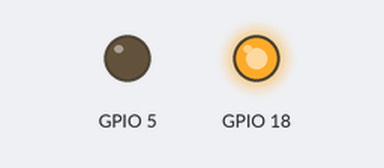
Simulated run of this sketch. Board: ESP32. Shown: output pins drawn as LEDs (lit = HIGH). What the sketch prints to the serial monitor is not drawn.

Above: at 1.0 s.
At 3.0 s:
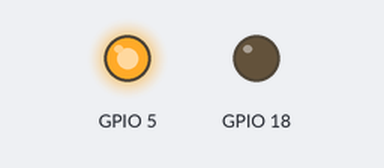
Timing chart, 0 to 5.2 s (numbered marks = the images above):
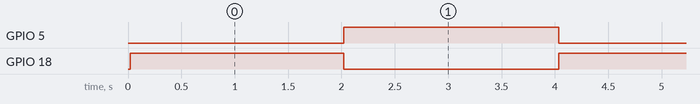

Measured:
- by itself, GPIO 5, GPIO 18: alternates HIGH for 2.0 s and LOW for 2.0 s

The sketch:

Med_Tesao_Corrent_Client_v3.ino
```cpp
#include <dummy.h>
#define MAX 850
#include <WiFi.h>
#include <esp_system.h>


//Rede da Minha casa
//const char* ssid     = "Republica Virus";
//const char* password = "Intelcore";

//Rede do Laboratório de Fìsica
//const char* ssid     = "Fisica";
//const char* password = "Fisic@42";

//Rede do Laboratório da Computacao
const char* ssid     = "AP1REUNI";
const char* password = "UeRw76=wR-";

//WiFiServer server(80);

void setup(){
    Serial.begin(115200);
    delay(10);

    Serial.printf("------------------------------------------------------\n");
    Serial.print("Memoria livre no setup: ");
    Serial.println(ESP.getFreeHeap());

    /*// We start by connecting to a WiFi network
    Serial.println();
    Serial.println();
    Serial.print("Connecting to ");
    Serial.println(ssid);

    WiFi.begin(ssid, password);

    while (WiFi.status() != WL_CONNECTED) {
        delay(500);
        Serial.print(".");
    }

    server.begin();
    Serial.println("Server started");

    Serial.println("");
    Serial.println("WiFi connected");
    Serial.println("IP address: ");
    Serial.println(WiFi.localIP());
    */
    //LED
    pinMode(5, OUTPUT);
    //Relé
    pinMode(18, OUTPUT);
}

void loop(){

   //Informacoes sobre a ESP32
   Serial.printf("------------------------------------------------------\n");
   Serial.print("Memoria livre na main antes do vetor ser preenchido: ");
   Serial.println(ESP.getFreeHeap());

   //Ligando os Pinos 5 e 18
   digitalWrite(5, LOW);
   digitalWrite(18, HIGH);
   delay(2000);

   /*
   //Vetores de Tensao e Corrente
   int VTensao[MAX];
   int VCorrente[MAX];

   //Calculando quanto tempo demora para preencher os valores no vetor de tamanho MAX
   int Tempo1 = millis();
   for (int i = 0; i < MAX; i++) {
     VTensao[i] = analogRead(32);
     VCorrente[i] = analogRead(34);
   }
   int Tempo2 = millis();

   //Tempo para preencher os 2 vetores
   int Tempo = Tempo2-Tempo1;
   Serial.print("Tempo para preencher os dois vetores: ");
   Serial.print(Tempo);
   Serial.println("ms");

   //Imprimindo a o vetor de TENSAO na saida Serial
   Serial.println("Vetor de Tensao: \n");
   for(int i = 0; i < MAX; i++){
       Serial.print((VTensao[i]*(3.3))/4095);
       Serial.print(" - ");
   }
   Serial.println();

   //Imprimindo o vetor de CORRENTE na saida Serial
   Serial.println("Vetor de Corrente: \n");
   for(int i = 0; i < MAX; i++){
       Serial.print((VCorrente[i]*(3.3))/4095);
       Serial.print(" - ");
   }
   Serial.println();
   */
   //Desligando os Pinos 5 e 18
   digitalWrite(5, HIGH);
   digitalWrite(18, LOW);

   delay(2000);

   //Informacoes sobre a ESP32 depois de rodar todo o programa
   Serial.printf("------------------------------------------------------\n");
   Serial.print("Memoria livre no final do codigo: ");
   Serial.println(ESP.getFreeHeap());

   //10 Segundos até a proxima contagem
   //Serial.println("10 Segundos até a Próxima amostragem de dados... ");
   //delay(10000);
}
```
